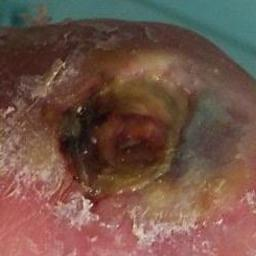
#> input picture src/data/ischaemia/Aug-Positive/000587_21_R2.jpg, 256 x 256 px, found by its file name
$ jupyter execute --allow-errors classification-ischaemia.ipynb
#> lines starting #> are read from the running program, lines starting #| are printed output that depends on the picture
# Testes de diferentes classificadores - ISCHAEMIA

# OCPC Classifier

[cell 1]
import pandas as pd
import numpy as np
import joblib
import os
import cv2
import time
from sklearn.model_selection import KFold, train_test_split
from sklearn.decomposition import PCA
from sklearn.metrics import (
    accuracy_score, precision_score, recall_score,
    f1_score, roc_auc_score, confusion_matrix
)
from ocpc_py import MultiClassPC
from codecarbon import EmissionsTracker

# Configurações
base_path = "ischaemia/"
image_size = (64, 64)

# Monta dataset
dataset = []
for classe, label in zip(["Aug-Positive", "Aug-Negative"], [1, 0]):
    pasta = os.path.join(base_path, classe)
    for imagem in os.listdir(pasta):
        caminho_imagem = os.path.join(pasta, imagem)
        dataset.append((caminho_imagem, label))
#> pass 2 of the loop `for classe, label in zip(["Aug-Positive", "Aug-Negative"], [1, 0]):`:

df = pd.DataFrame(dataset, columns=["imagem", "label"])

# Carrega e normaliza imagens
def load_images(df, image_size):
#> called with image_size = (64, 64)
    imagens, labels = [], []
    for _, row in df.iterrows():
        img = cv2.imread(row["imagem"])
#> img is the input picture: shape (256, 256, 3); mean B, G, R 72.1, 83.9, 113.7
        if img is not None:
            img = cv2.resize(img, image_size)
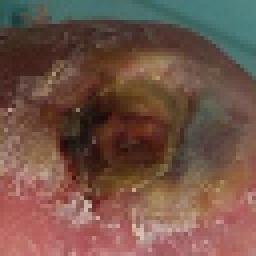
#> img: shape (64, 64, 3) (shown 4 times larger); mean B, G, R 72.2, 84, 113.9
            img = img.astype("float32") / 255.0
            imagens.append(img.flatten())
            labels.append(row["label"])
        else:
            print(f"Imagem não carregada: {row['imagem']}")
#> pass 2 of the loop in load_images, `for _, row in df.iterrows():`:
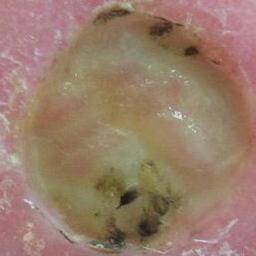
#> input picture src/data/ischaemia/Aug-Negative/000537_10.jpg, 256 x 256 px, found by its file name
#> in load_images, img is the input picture: shape (256, 256, 3); mean B, G, R 105.7, 124.4, 151.8
    return np.array(imagens), np.array(labels)

X_all, y_all = load_images(df, image_size)
#> y_all = [1, 0]
#> (the rest of this cell did not finish here and is left out)

# Random Forest

## Random Forest sem PCA

[cell 2]
import pandas as pd
import numpy as np
import os
import cv2
import time
from sklearn.model_selection import train_test_split, KFold
from sklearn.ensemble import RandomForestClassifier
from sklearn.metrics import (
    accuracy_score, precision_score, recall_score,
    f1_score, roc_auc_score, confusion_matrix
)
import joblib
from codecarbon import EmissionsTracker

# Caminho base e configuração
base_path = "ischaemia/"
image_size = (64, 64)

# Montar dataset (imagem, rótulo)
dataset = []
for classe, label in zip(["Aug-Positive", "Aug-Negative"], [1, 0]):
    pasta = os.path.join(base_path, classe)
    for imagem in os.listdir(pasta):
        caminho_imagem = os.path.join(pasta, imagem)
        dataset.append((caminho_imagem, label))
#> pass 2 of the loop `for classe, label in zip(["Aug-Positive", "Aug-Negative"], [1, 0]):`:
df = pd.DataFrame(dataset, columns=["imagem", "label"])

# Carregar e normalizar imagens
def load_images(df, image_size):
#> called with image_size = (64, 64)
    imagens, labels = [], []
    for _, row in df.iterrows():
        img = cv2.imread(row["imagem"])
        if img is not None:
            img = cv2.resize(img, image_size)
            img = img.astype("float32") / 255.0
            imagens.append(img.flatten())
            labels.append(row["label"])
        else:
            print(f"Imagem não carregada: {row['imagem']}")
#> pass 2 of the loop in load_images, `for _, row in df.iterrows():`:
    return np.array(imagens), np.array(labels)

X_all, y_all = load_images(df, image_size)

# Separar treino/teste (20% é o holdout final)
#> (the rest of this cell did not finish here and is left out)

## Random Forest com PCA

[cell 3]
import pandas as pd
import numpy as np
import os
import cv2
from sklearn.model_selection import KFold, train_test_split
from sklearn.decomposition import PCA
from sklearn.metrics import (
    accuracy_score, precision_score, recall_score,
    f1_score, roc_auc_score, confusion_matrix
)
from sklearn.ensemble import RandomForestClassifier
from codecarbon import EmissionsTracker
import joblib

# Configurações
base_path = "ischaemia/"
image_size = (64, 64)

# Monta dataset
dataset = []
for classe, label in zip(["Aug-Positive", "Aug-Negative"], [1, 0]):
    pasta = os.path.join(base_path, classe)
    for imagem in os.listdir(pasta):
        caminho_imagem = os.path.join(pasta, imagem)
        dataset.append((caminho_imagem, label))
#> pass 2 of the loop `for classe, label in zip(["Aug-Positive", "Aug-Negative"], [1, 0]):`:

df = pd.DataFrame(dataset, columns=["imagem", "label"])

# Carrega e normaliza imagens
def load_images(df, image_size):
#> called with image_size = (64, 64)
    imagens, labels = [], []
    for _, row in df.iterrows():
        img = cv2.imread(row["imagem"])
        if img is not None:
            img = cv2.resize(img, image_size)
            img = img.astype("float32") / 255.0
            imagens.append(img.flatten())
            labels.append(row["label"])
        else:
            print(f"Imagem não carregada: {row['imagem']}")
#> pass 2 of the loop in load_images, `for _, row in df.iterrows():`:
    return np.array(imagens), np.array(labels)

X_all, y_all = load_images(df, image_size)
#> (the rest of this cell did not finish here and is left out)

# XGBOOST

## XGBOOST com PCA

[cell 4]
import pandas as pd
import numpy as np
import os
import cv2
import joblib
from sklearn.model_selection import train_test_split, StratifiedKFold
from sklearn.decomposition import PCA
from sklearn.metrics import (
    accuracy_score, precision_score, recall_score,
    f1_score, roc_auc_score, confusion_matrix
)
from xgboost import XGBClassifier
from codecarbon import EmissionsTracker

base_path = "ischaemia/"
image_size = (64, 64)

# Monta dataset
dataset = []
for classe, label in zip(["Aug-Positive", "Aug-Negative"], [1, 0]):
    pasta = os.path.join(base_path, classe)
    for imagem in os.listdir(pasta):
        caminho_imagem = os.path.join(pasta, imagem)
        dataset.append((caminho_imagem, label))
#> pass 2 of the loop `for classe, label in zip(["Aug-Positive", "Aug-Negative"], [1, 0]):`:

df = pd.DataFrame(dataset, columns=["imagem", "label"])

# Carrega e normaliza imagens
def load_images(df, image_size):
#> called with image_size = (64, 64)
    imagens, labels = [], []
    for _, row in df.iterrows():
        img = cv2.imread(row["imagem"])
        if img is not None:
            img = cv2.resize(img, image_size)
            img = img.astype("float32") / 255.0
            imagens.append(img.flatten())
            labels.append(row["label"])
        else:
            print(f"[AVISO] Imagem não carregada: {row['imagem']}")
#> pass 2 of the loop in load_images, `for _, row in df.iterrows():`:
    return np.array(imagens), np.array(labels)

X_all, y_all = load_images(df, image_size)
#> (the rest of this cell did not finish here and is left out)

## XGBOOST sem PCA

[cell 5]
import pandas as pd
import numpy as np
import os
import cv2
import matplotlib.pyplot as plt
import seaborn as sns
import joblib
from sklearn.model_selection import train_test_split, KFold
from sklearn.metrics import (
    accuracy_score, precision_score, recall_score,
    f1_score, roc_auc_score, confusion_matrix
)
from xgboost import XGBClassifier
from codecarbon import EmissionsTracker

# Caminho base e configurações
base_path = "ischaemia/"
image_size = (32, 32)
output_dir = "Models/ISCHAEMIA"
os.makedirs(output_dir, exist_ok=True)

# Montar dataframe com caminhos e rótulos
dataset = []
for classe, label in zip(["Aug-Positive", "Aug-Negative"], [1, 0]):
    pasta = os.path.join(base_path, classe)
    for imagem in os.listdir(pasta):
        dataset.append((os.path.join(pasta, imagem), label))
#> pass 2 of the loop `for classe, label in zip(["Aug-Positive", "Aug-Negative"], [1, 0]):`:
df = pd.DataFrame(dataset, columns=["imagem", "label"])

# Função para carregar imagens
def load_images(df, image_size):
#> called with image_size = (32, 32)
    imagens, labels = [], []
    for _, row in df.iterrows():
        img = cv2.imread(row["imagem"])
        if img is not None:
            img = cv2.resize(img, image_size)
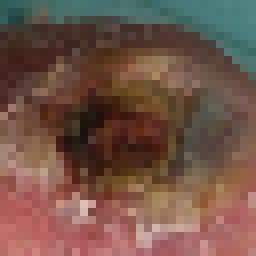
#> img: shape (32, 32, 3) (shown 8 times larger); mean B, G, R 72.2, 84, 113.9
            img = img.astype("float32") / 255.0
            imagens.append(img.flatten())
            labels.append(row["label"])
        else:
            print(f"[AVISO] Imagem não carregada: {row['imagem']}")
#> pass 2 of the loop in load_images, `for _, row in df.iterrows():`:
#> in load_images, `img = cv2.resize(img, image_size)`:
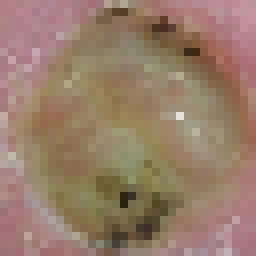
#> img: shape (32, 32, 3) (shown 8 times larger); mean B, G, R 105.9, 124.7, 152.1
    return np.array(imagens), np.array(labels)

X_all, y_all = load_images(df, image_size)

# Separar treino/teste (20% é o holdout final)
#> (the rest of this cell did not finish here and is left out)

# MLP

## MLPClassifier com PCA

[cell 6]
# ISCHAEMIA COM PCA E MLPClassifier
import pandas as pd
import numpy as np
import os
import cv2
import joblib
from sklearn.model_selection import StratifiedKFold, train_test_split
from sklearn.decomposition import PCA
from sklearn.metrics import (
    accuracy_score, precision_score, recall_score,
    f1_score, roc_auc_score, confusion_matrix
)
from sklearn.neural_network import MLPClassifier
from codecarbon import EmissionsTracker

# Configurações
base_path = "ischaemia/"
image_size = (64, 64)

# Monta dataset
dataset = []
for classe, label in zip(["Aug-Positive", "Aug-Negative"], [1, 0]):
    pasta = os.path.join(base_path, classe)
    for imagem in os.listdir(pasta):
        caminho_imagem = os.path.join(pasta, imagem)
        dataset.append((caminho_imagem, label))
#> pass 2 of the loop `for classe, label in zip(["Aug-Positive", "Aug-Negative"], [1, 0]):`:

df = pd.DataFrame(dataset, columns=["imagem", "label"])

# Carrega e normaliza imagens
def load_images(df, image_size):
#> called with image_size = (64, 64)
    imagens, labels = [], []
    for _, row in df.iterrows():
        img = cv2.imread(row["imagem"])
        if img is not None:
            img = cv2.resize(img, image_size)
            img = img.astype("float32") / 255.0
            imagens.append(img.flatten())
            labels.append(row["label"])
        else:
            print(f"Imagem não carregada: {row['imagem']}")
#> pass 2 of the loop in load_images, `for _, row in df.iterrows():`:
    return np.array(imagens), np.array(labels)

X_all, y_all = load_images(df, image_size)
#> (the rest of this cell did not finish here and is left out)

## MLPClassifier sem PCA

[cell 7]
# ISCHAEMIA SEM PCA E COM MLPClassifier
import pandas as pd
import numpy as np
import os
import cv2
import joblib
from sklearn.model_selection import StratifiedKFold, train_test_split
from sklearn.metrics import (
    accuracy_score, precision_score, recall_score,
    f1_score, roc_auc_score, confusion_matrix
)
from sklearn.neural_network import MLPClassifier
from codecarbon import EmissionsTracker
import time

# Caminho base e configuração
base_path = "ischaemia/"
image_size = (64, 64)

# Montar dataset (imagem, rótulo)
dataset = []
for classe, label in zip(["Aug-Positive", "Aug-Negative"], [1, 0]):
    pasta = os.path.join(base_path, classe)
    for imagem in os.listdir(pasta):
        caminho_imagem = os.path.join(pasta, imagem)
        dataset.append((caminho_imagem, label))
#> pass 2 of the loop `for classe, label in zip(["Aug-Positive", "Aug-Negative"], [1, 0]):`:
df = pd.DataFrame(dataset, columns=["imagem", "label"])

# Carregar e normalizar imagens
def load_images(df, image_size):
#> called with image_size = (64, 64)
    imagens, labels = [], []
    for _, row in df.iterrows():
        img = cv2.imread(row["imagem"])
        if img is not None:
            img = cv2.resize(img, image_size)
            img = img.astype("float32") / 255.0
            imagens.append(img.flatten())
            labels.append(row["label"])
        else:
            print(f"Imagem não carregada: {row['imagem']}")
#> pass 2 of the loop in load_images, `for _, row in df.iterrows():`:
    return np.array(imagens), np.array(labels)

X_all, y_all = load_images(df, image_size)

# Separar treino/teste (20% é o holdout final)
#> (the rest of this cell did not finish here and is left out)

# Comparação entre os modelos

[cell 8]
import pandas as pd
import numpy as np
import os
import cv2
import matplotlib.pyplot as plt
from sklearn.model_selection import KFold
from sklearn.decomposition import PCA
from sklearn.metrics import (
    accuracy_score, precision_score, recall_score,
    f1_score, roc_auc_score
)
from sklearn.svm import SVC
from sklearn.ensemble import RandomForestClassifier
from xgboost import XGBClassifier
from sklearn.neural_network import MLPClassifier
from sklearn.metrics import roc_curve
from sklearn.metrics import confusion_matrix
import seaborn as sns

# Caminho base das imagens e tamanho padronizado
base_path = "ischaemia/"
image_size = (64, 64)

# Montar dataset com caminhos das imagens e rótulos
dataset = []
for classe, label in zip(["Aug-Positive", "Aug-Negative"], [1, 0]):
    pasta = os.path.join(base_path, classe)
    for imagem in os.listdir(pasta):
        caminho_imagem = os.path.join(pasta, imagem)
        dataset.append((caminho_imagem, label))
#> pass 2 of the loop `for classe, label in zip(["Aug-Positive", "Aug-Negative"], [1, 0]):`:

df = pd.DataFrame(dataset, columns=["imagem", "label"])

# Função para carregar e normalizar imagens
def load_images(df, image_size):
#> called with image_size = (64, 64)
    imagens = []
    labels = []
    for _, row in df.iterrows():
        img = cv2.imread(row["imagem"])
        if img is not None:
            img = cv2.resize(img, image_size)
            img = img.astype("float32") / 255.0  # Normalização para [0, 1]
            img = img.flatten()
#> img = 12288 values, max 0.89 at index 10853, min 0.0235 at index 5646, mean 0.353
            imagens.append(img)
            labels.append(row["label"])
#> pass 2 of the loop in load_images, `for _, row in df.iterrows():`:
#> in load_images, `img = img.flatten()`: img = 12288 values, max 0.843 at index 9623, min 0.0392 at index 9498, mean 0.5
    return np.array(imagens), np.array(labels)

X, y = load_images(df, image_size)
#> y = [1, 0]

# Inicializar estruturas para salvar métricas por modelo
#> (the rest of this cell did not finish here and is left out)
